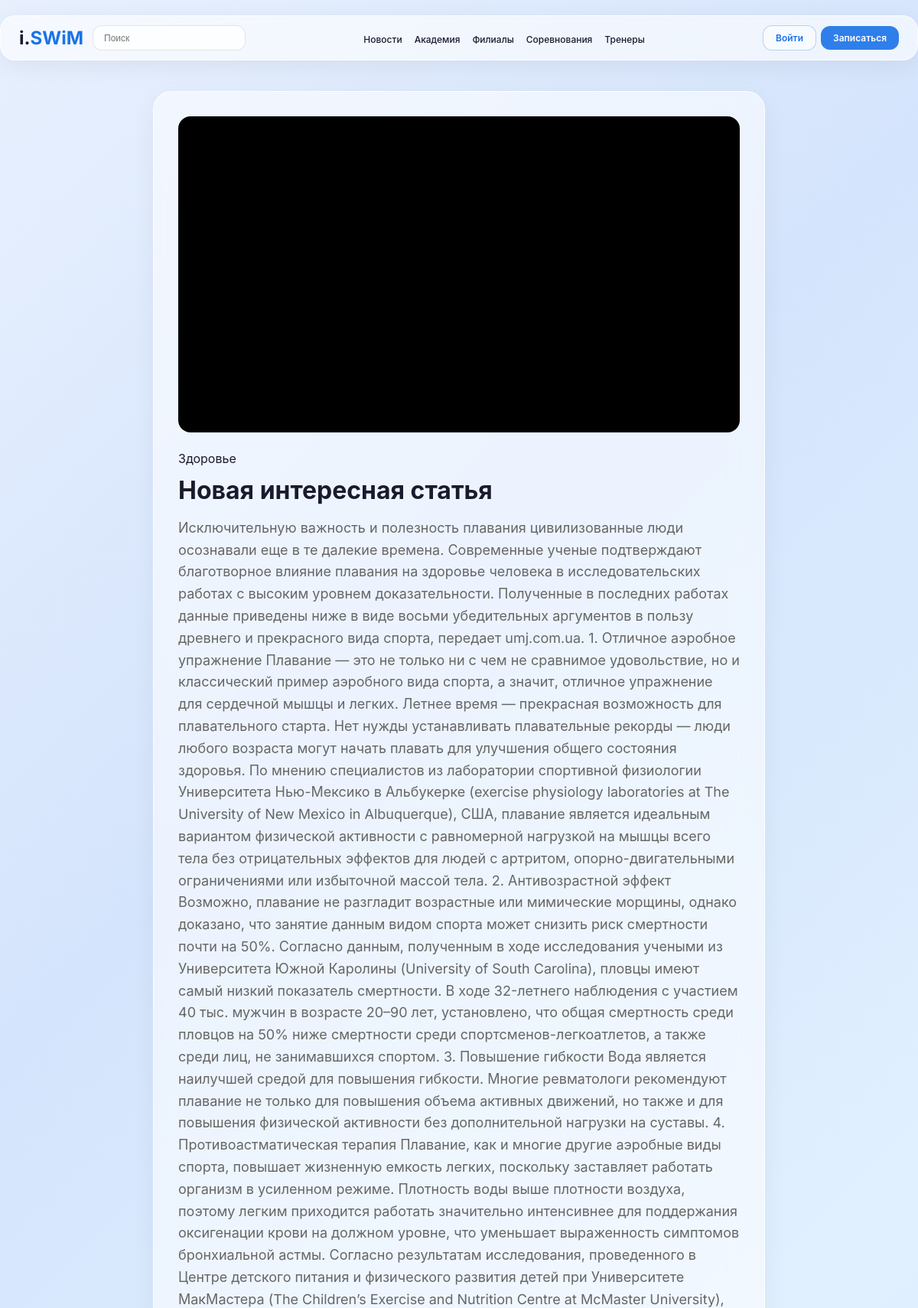
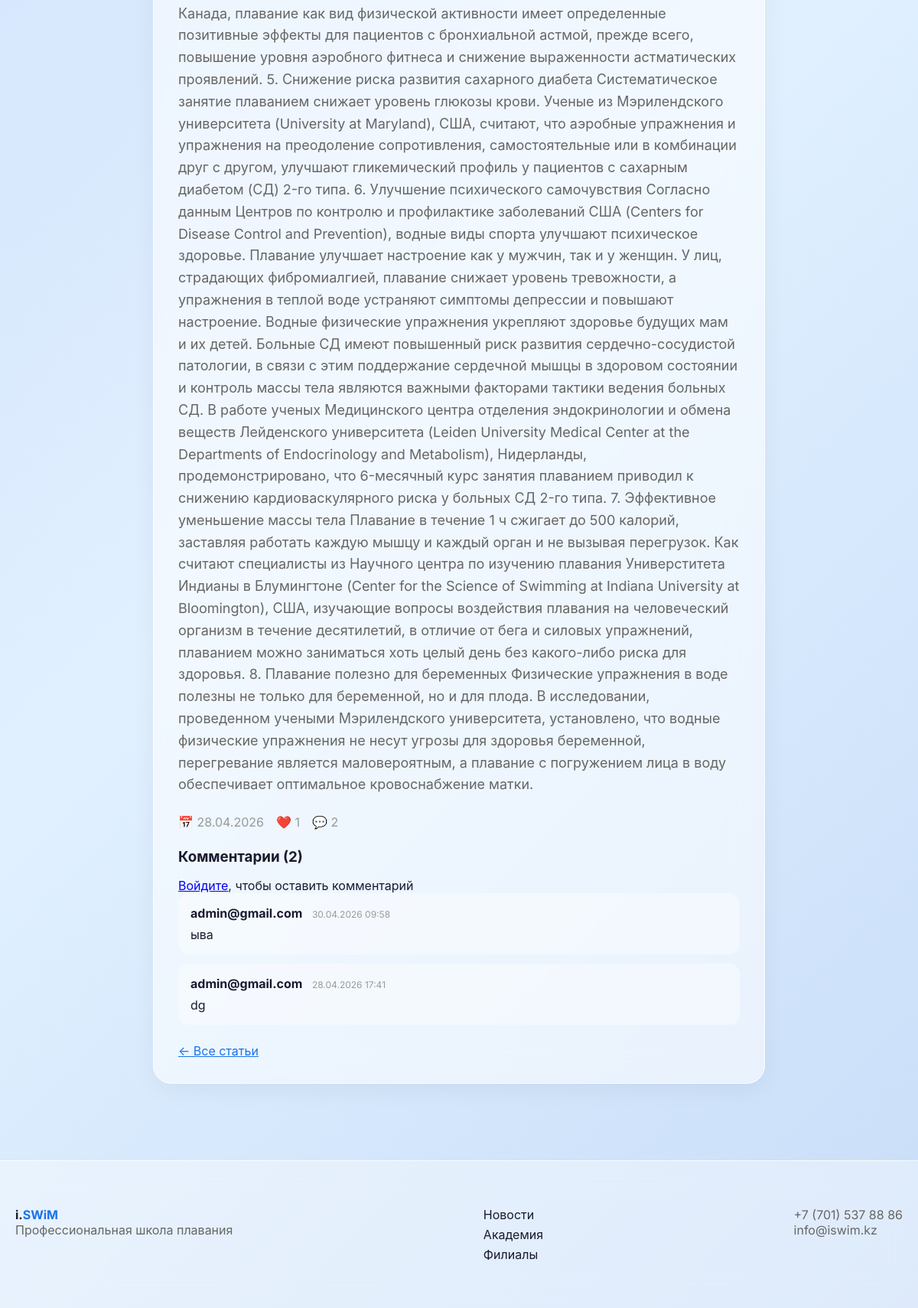
Page /academy/novaya-interesnaya-statya/ on the committed database (2 pictures, top to bottom).
### academy/models.py (models this page shows, shortened)
class Article(models.Model):
    CATEGORY_CHOICES = [
        ('technique', 'Техника плавания'),
        ('health', 'Здоровье'),
        ('nutrition', 'Питание'),
    ]
    title = models.CharField(max_length=200, verbose_name='Заголовок')
    slug = models.SlugField(unique=True, verbose_name='ЧПУ')
    category = models.CharField(max_length=20, choices=CATEGORY_CHOICES, verbose_name='Категория')
    content = models.TextField(verbose_name='Содержание')
    video_url = models.URLField(blank=True, verbose_name='Ссылка на видео')
    image = models.ImageField(upload_to='academy/', blank=True, verbose_name='Изображение')
    published_at = models.DateTimeField(auto_now_add=True, verbose_name='Дата публикации')
    class Meta:
        verbose_name = 'Статья'
        verbose_name_plural = 'Статьи'
        ordering = ['-published_at']

class ArticleComment(models.Model):
    article = models.ForeignKey(Article, on_delete=models.CASCADE, related_name='comments', verbose_name='Статья')
    user = models.ForeignKey(User, on_delete=models.CASCADE, verbose_name='Пользователь')
    text = models.TextField(verbose_name='Комментарий')
    created_at = models.DateTimeField(auto_now_add=True, verbose_name='Дата')
    class Meta:
        verbose_name = 'Комментарий статьи'
        verbose_name_plural = 'Комментарии статей'
        ordering = ['-created_at']

### users/models.py (models this page shows, shortened)
class User(AbstractUser):
    middle_name = models.CharField(max_length=50, blank=True, verbose_name='Отчество')
    phone = models.CharField(max_length=20, blank=True, verbose_name='Телефон')
    avatar = models.ImageField(upload_to='avatars/', blank=True, verbose_name='Аватар')
    class Meta:
        verbose_name = 'Пользователь'
        verbose_name_plural = 'Пользователи'

### academy/views.py (the view)
# urls.py: path('academy/<slug:slug>/', ArticleDetailView.as_view(), name='article_detail'),
class ArticleDetailView(DetailView):
    model = Article
    template_name = 'academy/article_detail.html'
    context_object_name = 'article'
    def get_context_data(self, **kwargs):
        context = super().get_context_data(**kwargs)
        context['comments'] = self.object.comments.all()
        if self.request.user.is_authenticated:
            context['user_liked'] = self.object.likes.filter(user=self.request.user).exists()
        return context

### academy/templates/academy/article_detail.html (shortened to what this page needs)
{% extends 'core/base.html' %}
{% block content %}
<div class="container">
    <div class="glass-card" style="max-width:800px;margin:0 auto;">
        {% if article.video_url %}
            <div style="position:relative;padding-bottom:56.25%;height:0;overflow:hidden;border-radius:16px;margin-bottom:24px;background:#000;" id="video-container">
                <iframe id="video-frame" src="" style="position:absolute;top:0;left:0;width:100%;height:100%;border:0;" allowfullscreen allow="autoplay; encrypted-media; picture-in-picture"></iframe>
            </div>
        {% endif %}
        <span class="badge-accent" style="display:inline-block;margin-bottom:12px;">{{ article.get_category_display }}</span>
        <h1 style="font-weight:700;margin-bottom:16px;">{{ article.title }}</h1>
        <p style="color:#666;font-size:18px;line-height:1.6;margin-bottom:24px;">{{ article.content }}</p>
        <div style="display:flex;gap:16px;color:#999;margin-bottom:24px;">
            <span>📅 {{ article.published_at|date:"d.m.Y" }}</span>
            <span>❤️ <span id="likes-count">{{ article.likes.count }}</span></span>
            <span>💬 <span id="comments-count">{{ article.comments.count }}</span></span>
        </div>
        <h3 style="font-weight:700;margin-bottom:16px;">Комментарии (<span id="comments-total">{{ comments.count }}</span>)</h3>
        {% if user.is_authenticated %}
            <form id="comment-form" style="margin-bottom:24px;">
                {% csrf_token %}
                <textarea id="comment-text" rows="3" placeholder="Напишите комментарий..." style="width:100%;padding:14px;border-radius:14px;border:1px solid rgba(0,0,0,0.1);background:rgba(255,255,255,0.6);font-family:Inter,sans-serif;resize:vertical;"></textarea>
                <button type="submit" class="btn-glass" style="margin-top:8px;">Отправить</button>
            </form>
        {% else %}
            <p><a href="/accounts/login/">Войдите</a>, чтобы оставить комментарий</p>
        {% endif %}
        <div id="comments-list">
            {% for comment in comments %}
                <div style="background:rgba(255,255,255,0.4);border-radius:14px;padding:16px;margin-bottom:12px;">
                    <strong>{{ comment.user.get_full_name|default:comment.user.email }}</strong>
                    <span style="color:#999;font-size:12px;margin-left:8px;">{{ comment.created_at|date:"d.m.Y H:i" }}</span>
                    <p style="margin-top:8px;">{{ comment.text }}</p>
                </div>
            {% empty %}
                <p id="no-comments" style="color:#999;">Комментариев пока нет.</p>
            {% endfor %}
        </div>
        <p style="margin-top:24px;"><a href="{% url 'article_list' %}" style="color:#1a73e8;">← Все статьи</a></p>
    </div>
</div>
{% endblock %}

### core/templates/core/base.html (style rules this page uses)
* { margin: 0; padding: 0; box-sizing: border-box; }
body { font-family: 'Inter', -apple-system, BlinkMacSystemFont, sans-serif; background: linear-gradient(135deg, #e8f0fe 0%, #d4e4fc 30%, #e0f0ff 60%, #c8ddf8 100%); background-attachment: fixed; min-height: 100vh; color: #1a1a2e; }
.container { max-width: 1200px; margin: 0 auto; padding: 20px; }
.glass-card { background: rgba(255,255,255,0.55); backdrop-filter: blur(20px); border: 1px solid rgba(255,255,255,0.8); border-radius: 24px; padding: 32px; box-shadow: 0 8px 32px rgba(0,0,0,0.05); }

### rows in the picture
Article: category "Здоровье", title "Новая интересная статья", content "Исключительную важность и полезность плавания цивилизованные люди осознавали еще в те далекие времена. Современные ученые подтверждают благотворное влияние плавания на здоровье человека в исследовательских работах с высоким уровнем доказательности. Полученные в последних работах данные приведены ниже в виде восьми убедительных аргументов в пользу древнего и прекрасного вида спорта, передает umj.com.ua. 1. Отличное аэробное упражнение Плавание — это не только ни с чем не сравнимое удовольствие, но и классический пример аэробного вида спорта, а значит, отличное упражнение для сердечной мышцы и легких. Летнее время — прекрасная возможность для плавательного старта. Нет нужды устанавливать…", published_at "28.04.2026", likes.count "1", comments.count "2", count "2"
ArticleComment: user.get_full_name "admin@gmail.com", created_at "30.04.2026 09:58", text "ыва"
ArticleComment: user.get_full_name "admin@gmail.com", created_at "28.04.2026 17:41", text "dg"
